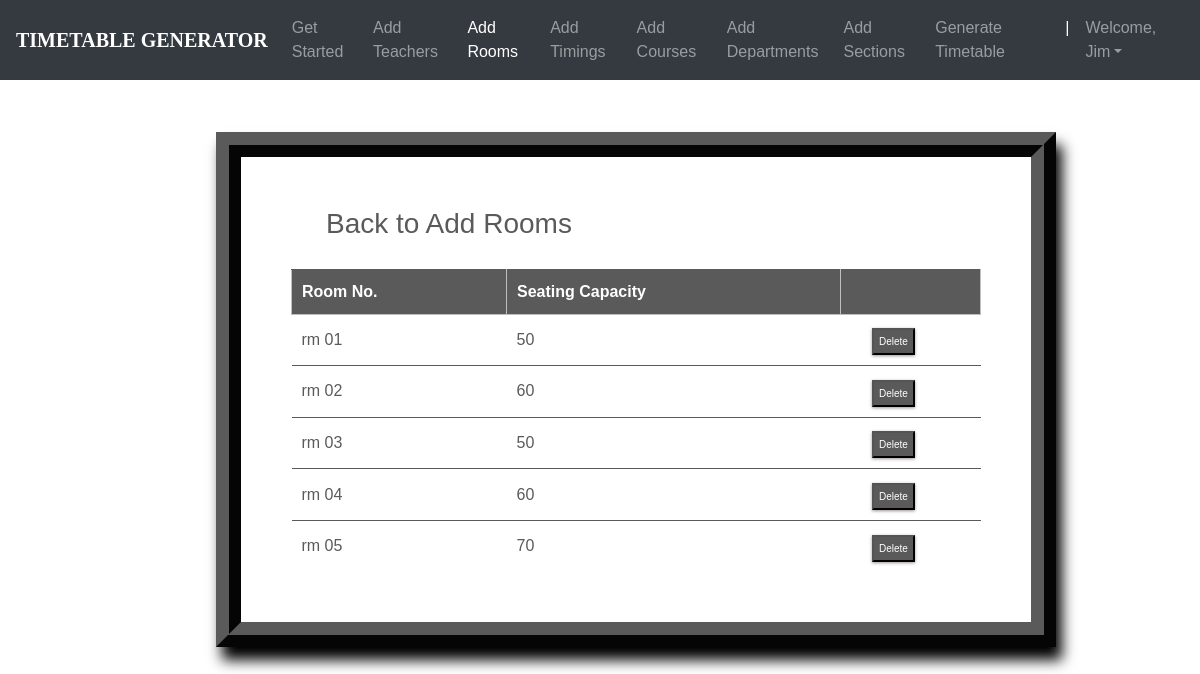
The page /rooms_list/ (signed in) on the database its author committed.
### ttgen/models.py (models this page shows, shortened)
class Room(models.Model):
    r_number = models.CharField(max_length=6)
    seating_capacity = models.IntegerField(default=0)

### ttgen/views.py (the view)
# urls.py: path('rooms_list/', views.room_list, name='editrooms'),
@login_required
def room_list(request):
    context = {
        'rooms': Room.objects.all()
    }
    return render(request, 'roomslist.html', context)

### templates/roomslist.html (shortened to what this page needs)
<!DOCTYPE html>
<html lang="en">
<head>
	<link rel="stylesheet" href="https://maxcdn.bootstrapcdn.com/bootstrap/4.0.0/css/bootstrap.min.css">
    <link rel="stylesheet" type="text/css" href="static/css/index.css">
</head>
<body>
        <header>
			<nav class="navbar navbar-expand-md navbar-dark fixed-top bg-dark">
                <a class="navbar-brand" href="#"><b>TIMETABLE GENERATOR</b></a>
                <div class="collapse navbar-collapse" id="navbarCollapse">
                    <ul class="navbar-nav ml-auto">
                    <li class="nav-item">
                        <a class="nav-link" href="{% url 'admindash' %}">Get Started</a>
                    </li>
                    <li class="nav-item">
                        <a class="nav-link" href="{% url 'addInstructors' %}">Add Teachers</a>
                    </li>
                    <li class="nav-item active">
                        <a class="nav-link" href="{% url 'addRooms' %}">Add Rooms</a>
                    </li>
                    <li class="nav-item">
		                <a class="nav-link" href="{% url 'addTimings' %}">Add Timings</a>
		            </li>
                    <li class="nav-item">
                        <a class="nav-link" href="{% url 'addCourses' %}">Add Courses</a>
                    </li>
                    <li class="nav-item">
			            <a class="nav-link" href="{% url 'addDepts' %}">Add Departments</a>
		            </li>
                    <li class="nav-item">
			            <a class="nav-link" href="{% url 'addSections' %}">Add Sections</a>
		            </li>
                    <li class="nav-item">
			            <a class="nav-link" href="{% url 'generate' %}">Generate Timetable</a>
		            </li>
                    <li class="nav-item active">
			            <a class="nav-link">|</a>
		            </li>
                    <li class="nav-item dropdown">
		                <a class="nav-link dropdown-toggle" href="#" id="dropdown03" data-toggle="dropdown" aria-haspopup="true" aria-expanded="false">Welcome, {{ user.first_name }}</a>
		            </li>
                    </ul>
                </div>
            </nav>
        </header>
        {% block content %}
        {% load static %}
        <br>
        <br>
<fieldset class="fieldset">
    <a href="{% url 'addRooms'%}"><h1 class="tablink" onclick="openPage('new')" id="defaultOpen">Back to Add Rooms</h1></a>
    <div class="tabcontent" id="edit">
        <table class="table1">
            <thead>
            <tr class="table-headers">
            <th>Room No.</th>
            <th>Seating Capacity</th>
            <th  class="empty"></th>
            </tr>
            </thead>
            <tbody>
            {% for rm in rooms %}
            <tr>
             <td>{{rm.r_number}}</td>
             <td>{{rm.seating_capacity}}</td>
             <td class="empty">
                <form action="{% url 'deleteroom' rm.id %}" method="post">
                        <input type="submit" value="Delete" class="cross">
                </form>
             </td>
             </tr>
            {% endfor %}
            </tbody>
        </table>
    </div>
</fieldset>
{% endblock %}

### static/css/index.css (style rules this page uses)
body { padding-top: 3rem; padding-bottom: 3rem; color: #5a5a5a; font-family: 'Poppins', sans-serif; overflow-x: hidden; }
nav { font-family: sans-serif; }
.navbar-brand { font-size: 20px; font-family: Georgia, 'Times New Roman', Times, serif; }

### templates/roomslist.html (style rules this page uses)
nav { font-family: sans-serif; }
.navbar-brand { font-size: 20px; font-family: Georgia, 'Times New Roman', Times, serif; }
* { margin: 0; padding: 0; box-sizing: border-box; }
html { scroll-behavior: smooth; }
a { text-decoration:none; }
form { margin-top: 3%; margin-left: 18%; margin-right: 12%; }
fieldset h1 { color: #5a5a5a; padding-bottom: 20px; margin-left: 35px; display: inline-block; cursor: pointer; font-size: 28px; }
fieldset input { padding:8px; color: #938c8c }
.table2 td, th { border: 1px solid rgb(190,190,190); padding: 10px 20px; }
.table1 { width: 100%; border-collapse: collapse; text-align: left; overflow: hidden; }
.table1 td, th { border-top: 1px solid #5a5a5a; padding: 10px; }
.table1 th { background-color: #5a5a5a; color: #fff; }
.cross { font-size:10px; box-shadow: 0px 1px 3px 0px #9e9292; padding: 4px 5px; color: #fff; background-color: #5a5a5a; cursor: pointer; }
.fieldset { margin-top: 3%; margin-left: 18%; margin-right: 12%; padding: 50px; border-width: 25px; border-style: ridge; border-color: #5a5a5a; box-shadow: 6px 13px 13px 0px black; background-color: #fff; }

### rows shown on the page
Room: r_number "rm 01", seating_capacity "50"
Room: r_number "rm 02", seating_capacity "60"
Room: r_number "rm 03", seating_capacity "50"
Room: r_number "rm 04", seating_capacity "60"
Room: r_number "rm 05", seating_capacity "70"

### other values the page prints
{{ user.first_name }} "Jim"
